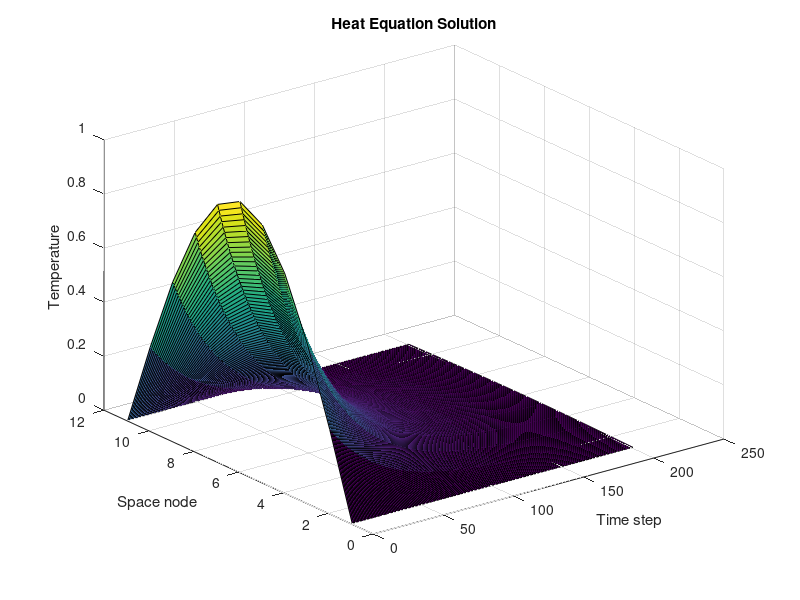

This figure's MATLAB source:
L = 1;
T = 0.5;
C = 1;
N = 10;
M = 200;
h = L/N;
k = T/M;
lambda = k/(C*h^2);

x = 0:h:L;
u = zeros(N+1,M+1);
% Initial condition
for i=1:N+1
    u(i,1) = sin(pi*x(i));
end
% Boundary conditions
u(1,:) = 0;
u(N+1,:) = 0;
for j=1:M
    for i=2:N
        u(i,j+1) = (1-2*lambda)*u(i,j) + lambda*(u(i-1,j) + u(i+1,j));
    end
end
surf(u)
xlabel('Time step')
ylabel('Space node')
zlabel('Temperature')
title('Heat Equation Solution')
